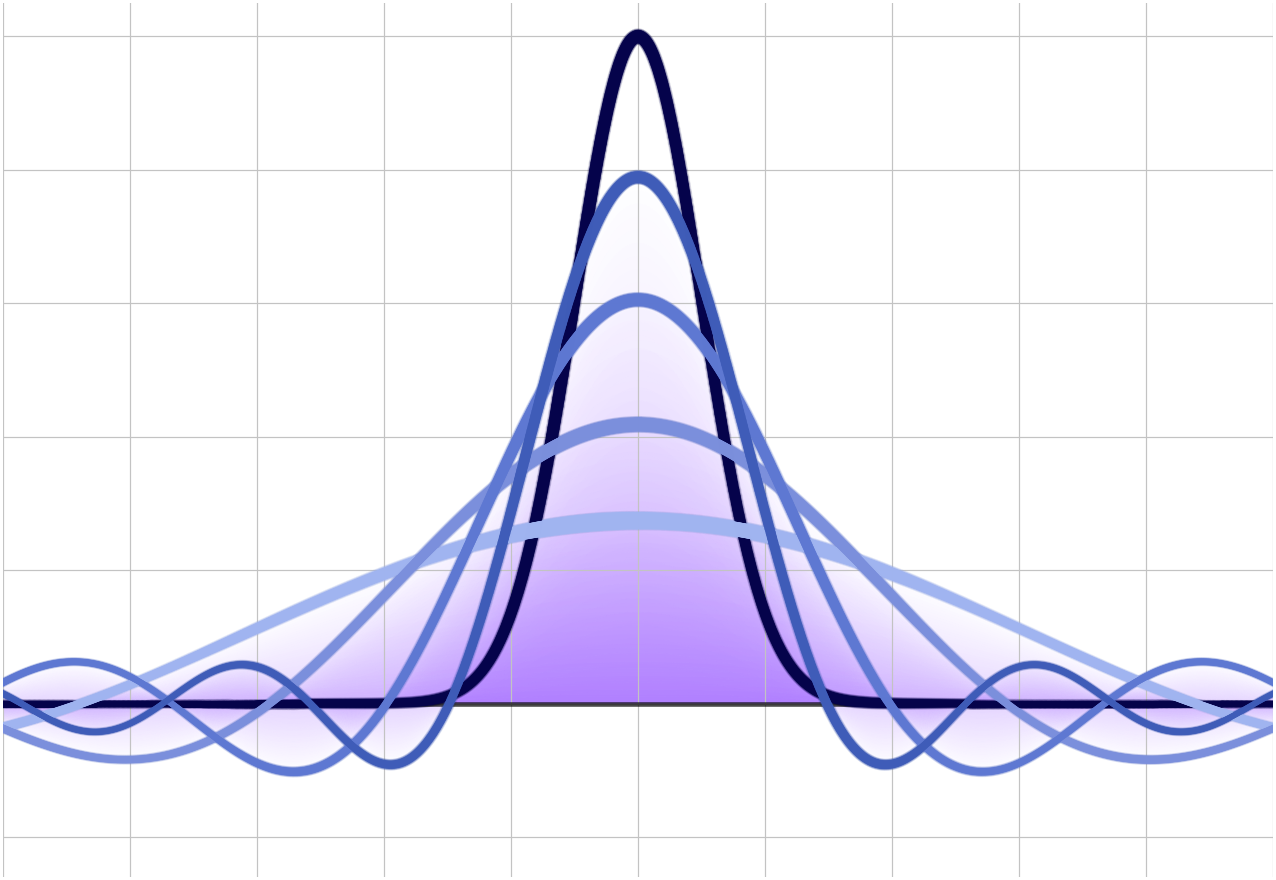

Write the Python code that produced this figure.
import numpy as np
import matplotlib.pyplot as plt
from matplotlib.colors import to_rgb
from matplotlib.collections import LineCollection
from numpy.polynomial import Chebyshev
from numpy.polynomial.chebyshev import chebval

# ── Plot colour ─────────────────────────────────────────────────────────
PLOT_COLOR = "#01004B"

# ── Target: narrow Gaussian on [-1, 1] ─────────────────────────────────
mu    = 0
sigma = 0.05

def gaussian(x):
    return np.exp(-0.5 * ((x - mu) / sigma) ** 2)

# Chebyshev fit (high degree for reference)
x_nodes    = np.cos(np.pi * np.arange(201) / 200)
f_nodes    = gaussian(x_nodes)
cheb_fit   = Chebyshev.fit(x_nodes, f_nodes, deg=100)
cheb_coeffs = cheb_fit.coef

x_plot     = np.linspace(-1, 1, 2000)
f_gaussian = gaussian(x_plot)

# Polynomial approximations at several degrees
degrees = [6, 10, 16, 24]
lws     = 1.1 * np.array([3.6, 3, 2.7, 2.5, 2.3])

# ── Figure ──────────────────────────────────────────────────────────────
fig, ax = plt.subplots(figsize=(5.8, 4.), dpi=220)
fig.patch.set_facecolor("white")
ax.set_facecolor("white")

# Gradient fill helper
def gradient_fill(ax, x, y, color, n_bands=50, alpha_base=0.28):
    """Fill under curve with vertical alpha gradient (strong at base, fading up)."""
    rgb = to_rgb(color)
    for i in range(n_bands):
        lo = i / n_bands
        hi = (i + 1) / n_bands
        alpha = alpha_base * (1 - lo)**1.01
        ax.fill_between(x, y * lo, y * hi,
                        color=(*rgb, alpha), linewidth=0)


def variable_width_line(
    ax,
    x,
    y,
    color,
    lw,
    alpha=1.0,
    x_focus=0.0,
    focus_width=0.20,
    edge_scale=0.72,
    center_boost=0.62,
    ripple_amp=0.06,
    zorder=3,
):
    """Draw a curve with linewidth varying along x (thicker near center)."""
    rgb = to_rgb(color)
    mid_x = 0.5 * (x[:-1] + x[1:])
    focus = np.exp(-((mid_x - x_focus) / focus_width) ** 2)
    phase = (mid_x - mid_x.min()) / (mid_x.max() - mid_x.min() + 1e-12)
    ripple = 1.0 + ripple_amp * np.sin(18.0 * np.pi * phase)
    widths = lw * (edge_scale + center_boost * focus) * ripple

    points = np.column_stack((x, y)).reshape(-1, 1, 2)
    segments = np.concatenate([points[:-1], points[1:]], axis=1)
    lc = LineCollection(
        segments,
        linewidths=widths,
        colors=[(*rgb, alpha)],
        capstyle="round",
        joinstyle="round",
        zorder=zorder,
    )
    ax.add_collection(lc)


def subtle_glow_line(ax, x, y, color, lw):
    """Variable-width stroke with a tiny, matching glow."""
    variable_width_line(
        ax,
        x,
        y,
        color,
        lw + 1.0,
        alpha=0.08,
        focus_width=0.24,
        edge_scale=0.76,
        center_boost=0.54,
        ripple_amp=0.03,
        zorder=2,
    )
    variable_width_line(
        ax,
        x,
        y,
        color,
        lw + 0.55,
        alpha=0.14,
        focus_width=0.22,
        edge_scale=0.74,
        center_boost=0.58,
        ripple_amp=0.04,
        zorder=3,
    )
    variable_width_line(
        ax,
        x,
        y,
        color,
        lw,
        alpha=0.98,
        focus_width=0.20,
        edge_scale=0.72,
        center_boost=0.62,
        ripple_amp=0.05,
        zorder=4,
    )

# Gradient fill under target Gaussian (subtle)
gradient_fill(ax, x_plot, f_gaussian, PLOT_COLOR, n_bands=50, alpha_base=0.8)
# Target Gaussian on top
subtle_glow_line(ax, x_plot, f_gaussian, PLOT_COLOR, lw=3)

# Polynomial curves with gradient fill (low → high degree, back-to-front)
for deg, lw in zip(degrees, lws):
    y = chebval(x_plot, cheb_coeffs[:deg + 1])
    gradient_fill(ax, x_plot, y, PLOT_COLOR, n_bands=40, alpha_base=0.5)
    subtle_glow_line(ax, x_plot, y, PLOT_COLOR, lw=lw)




# ── Axis styling (match other panes) ───────────────────────────────────
for spine in ax.spines.values():
    spine.set_visible(False)

ax.tick_params(axis="both", which="both", labelbottom=False, labelleft=False, length=0)
ax.set_xlim(-0.5, 0.5)
ax.set_ylim(-0.26, 1.05)
ax.set_xticks(np.arange(-0.5, 0.51, 0.1))
ax.set_yticks(np.arange(-0.2, 1.01, 0.2))

plt.tight_layout(pad=0.1)
ax.grid(True, which="major", color=("#C3C3C3", 0.006), linewidth=0.4)
#ax.axvline(0.0, color=("black", 0.7), linewidth=1.5, zorder=5)
ax.axhline(0.0, color=("black", 0.7), linewidth=1.5, zorder=2)
plt.savefig("chebychev_signal_processing.png", dpi=220, facecolor="white")
plt.show()
print("saved → chebychev_signal_processing.png")